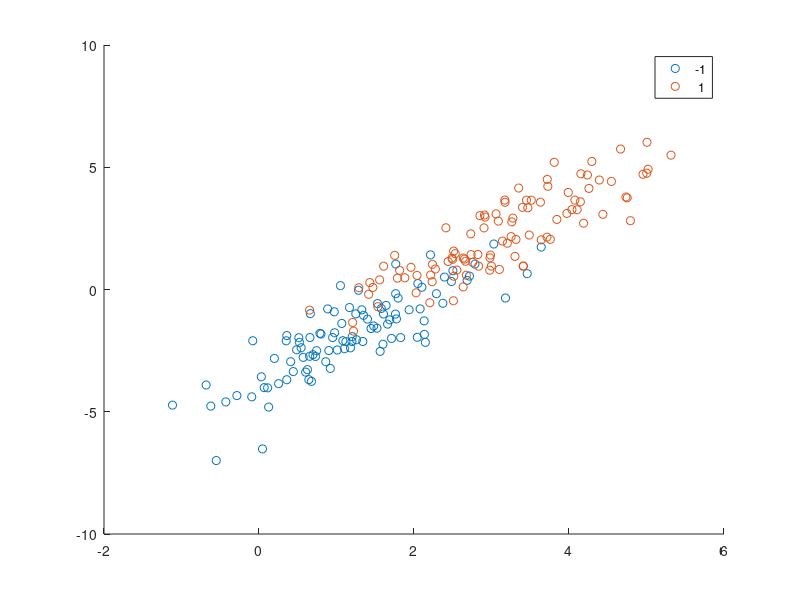

This chart was generated by the following MATLAB code: (Note: this script raises an error after producing the figure.)
% rng(1);
% 
% %useless
% input=ones(5);
% 
% % Size of one of the datasets (before merging them)
% N=100;  
% 
% % Properties of the datasets (multivariate normal distribution)
% mu = [3,2];
% sigma = [1,1.5;1.5,3];
% 
% % dataset 1
% data = mvnrnd(mu,sigma,N);
% data(:,3)=ones(size(data,1),1);
% 
% mu=[-3,-2];
% % dataset 2 (temporary)
% data2 = mvnrnd(mu,sigma,N);
% data2(:,3)=-ones(size(data,1),1);
% 
% % merge the two datasets
% data=[data ; data2];
% clear data2;
% 
% % Shuffle the dataset
% data=data(randperm(size(data,1)),:)';

%give the proper names
% patterns=data(:,1:2);
% targets=data(:,3);
% data=([0 0;0 1;1 -1])

%% 2-layers perceptron
% to use the 2 layers perceptron

rng(5);

%useless
input=ones(5);

% Size of one of the datasets (before merging them)
N=100;  

% Properties of the datasets (multivariate normal distribution)
mu = [3,2];
sigma = [1,1.5;1.5,3];

% dataset 1
data = mvnrnd(mu,sigma,N);
data(:,3)=ones(size(data,1),1);

mu=[1,-2];
% dataset 2 (temporary)
data2 = mvnrnd(mu,sigma,N);
data2(:,3)=-ones(size(data,1),1);

% merge the two datasets
data=[data ; data2];
clear data2;

% Shuffle the dataset
data=data(randperm(size(data,1)),:)';
figure(1)
hold on
gscatter(data(1,:),data(2,:),data(3,:))
W=perceptron2layer(data(1:2,:), data(3,:), 20, 0.001, 25, 0.9);
% W=perceptron1Layer(data(1:2,:),data(3,:),20,0.001);
% for i=1:1:20
%     W=perceptron1Layer(data(1:2,:),data(3,:),i,0.001);
%     
%     figure(1)
%     clf
%     hold on
%     Plot that wonder
% 
%     gscatter(data(1,:),data(2,:),data(3,:))
%     xplot=-5:5;
%     yplot=-W(1)/W(2).*xplot-W(3);
%     plot(xplot,yplot);
%     pause(0.5)
%     hold off
% end
